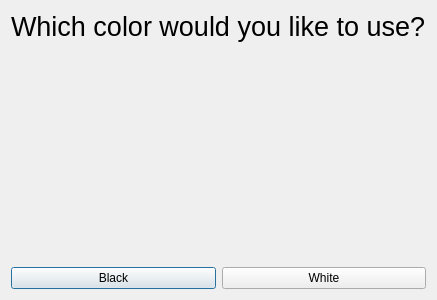
<?xml version="1.0" encoding="UTF-8"?>
<ui version="4.0">
 <class>ChooseColor</class>
 <widget class="QDialog" name="ChooseColor">
  <property name="geometry">
   <rect>
    <x>0</x>
    <y>0</y>
    <width>400</width>
    <height>300</height>
   </rect>
  </property>
  <property name="windowTitle">
   <string>Dialog</string>
  </property>
  <layout class="QVBoxLayout" name="verticalLayout">
   <item>
    <widget class="QLabel" name="info">
     <property name="font">
      <font>
       <pointsize>20</pointsize>
      </font>
     </property>
     <property name="text">
      <string>Which color would you like to use?</string>
     </property>
    </widget>
   </item>
   <item>
    <spacer name="verticalSpacer">
     <property name="orientation">
      <enum>Qt::Vertical</enum>
     </property>
     <property name="sizeHint" stdset="0">
      <size>
       <width>20</width>
       <height>40</height>
      </size>
     </property>
    </spacer>
   </item>
   <item>
    <layout class="QHBoxLayout" name="horizontalLayout">
     <item>
      <widget class="QPushButton" name="black">
       <property name="text">
        <string>Black</string>
       </property>
      </widget>
     </item>
     <item>
      <widget class="QPushButton" name="white">
       <property name="text">
        <string>White</string>
       </property>
      </widget>
     </item>
    </layout>
   </item>
  </layout>
 </widget>
 <resources/>
 <connections/>
</ui>
